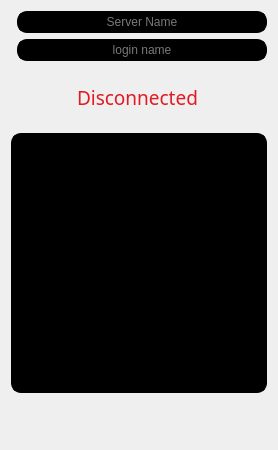
     <widget class="QFrame" name="verticalFrame_4">
      <property name="frameShape">
       <enum>QFrame::NoFrame</enum>
      </property>
      <property name="frameShadow">
       <enum>QFrame::Raised</enum>
      </property>
      <property name="lineWidth">
       <number>3</number>
      </property>
      <layout class="QVBoxLayout" name="sideBarLayout">
       <item>
        <layout class="QVBoxLayout" name="verticalLayout_2">
         <item>
          <layout class="QVBoxLayout" name="connectionInfoLayout">
           <item>
            <layout class="QFormLayout" name="formLayout">
             <item row="0" column="1">
              <widget class="QLineEdit" name="servernameInput">
               <property name="palette">
                <palette>
                 <active>
                  <colorrole role="Button">
                   <brush brushstyle="SolidPattern">
                    <color alpha="255">
                     <red>0</red>
                     <green>0</green>
                     <blue>0</blue>
                    </color>
                   </brush>
                  </colorrole>
                  <colorrole role="Text">
                   <brush brushstyle="SolidPattern">
                    <color alpha="255">
                     <red>239</red>
                     <green>239</green>
                     <blue>239</blue>
                    </color>
                   </brush>
                  </colorrole>
                  <colorrole role="Base">
                   <brush brushstyle="SolidPattern">
                    <color alpha="255">
                     <red>0</red>
                     <green>0</green>
                     <blue>0</blue>
                    </color>
                   </brush>
                  </colorrole>
                  <colorrole role="Window">
                   <brush brushstyle="SolidPattern">
                    <color alpha="255">
                     <red>0</red>
                     <green>0</green>
                     <blue>0</blue>
                    </color>
                   </brush>
                  </colorrole>
                  <colorrole role="PlaceholderText">
                   <brush brushstyle="SolidPattern">
                    <color alpha="128">
                     <red>239</red>
                     <green>239</green>
                     <blue>239</blue>
                    </color>
                   </brush>
                  </colorrole>
                 </active>
                 <inactive>
                  <colorrole role="Button">
                   <brush brushstyle="SolidPattern">
                    <color alpha="255">
                     <red>0</red>
                     <green>0</green>
                     <blue>0</blue>
                    </color>
                   </brush>
                  </colorrole>
                  <colorrole role="Text">
                   <brush brushstyle="SolidPattern">
                    <color alpha="255">
                     <red>239</red>
                     <green>239</green>
                     <blue>239</blue>
                    </color>
                   </brush>
                  </colorrole>
                  <colorrole role="Base">
                   <brush brushstyle="SolidPattern">
                    <color alpha="255">
                     <red>0</red>
                     <green>0</green>
                     <blue>0</blue>
                    </color>
                   </brush>
                  </colorrole>
                  <colorrole role="Window">
                   <brush brushstyle="SolidPattern">
                    <color alpha="255">
                     <red>0</red>
                     <green>0</green>
                     <blue>0</blue>
                    </color>
                   </brush>
                  </colorrole>
                  <colorrole role="PlaceholderText">
                   <brush brushstyle="SolidPattern">
                    <color alpha="128">
                     <red>239</red>
                     <green>239</green>
                     <blue>239</blue>
                    </color>
                   </brush>
                  </colorrole>
                 </inactive>
                 <disabled>
                  <colorrole role="Button">
                   <brush brushstyle="SolidPattern">
                    <color alpha="255">
                     <red>0</red>
                     <green>0</green>
                     <blue>0</blue>
                    </color>
                   </brush>
                  </colorrole>
                  <colorrole role="Text">
                   <brush brushstyle="SolidPattern">
                    <color alpha="255">
                     <red>190</red>
                     <green>190</green>
                     <blue>190</blue>
                    </color>
                   </brush>
                  </colorrole>
                  <colorrole role="Base">
                   <brush brushstyle="SolidPattern">
                    <color alpha="255">
                     <red>0</red>
                     <green>0</green>
                     <blue>0</blue>
                    </color>
                   </brush>
                  </colorrole>
                  <colorrole role="Window">
                   <brush brushstyle="SolidPattern">
                    <color alpha="255">
                     <red>0</red>
                     <green>0</green>
                     <blue>0</blue>
                    </color>
                   </brush>
                  </colorrole>
                  <colorrole role="PlaceholderText">
                   <brush brushstyle="SolidPattern">
                    <color alpha="128">
                     <red>0</red>
                     <green>0</green>
                     <blue>0</blue>
                    </color>
                   </brush>
                  </colorrole>
                 </disabled>
                </palette>
               </property>
               <property name="focusPolicy">
                <enum>Qt::ClickFocus</enum>
               </property>
               <property name="contextMenuPolicy">
                <enum>Qt::DefaultContextMenu</enum>
               </property>
               <property name="autoFillBackground">
                <bool>false</bool>
               </property>
               <property name="styleSheet">
                <string notr="true">QLineEdit{
	border-radius: 10px;
	border: 3px solid black;
	background-color: black;
}

QLineEdit:focus {
	border: 3px solid rgb(53, 132, 228);
}

</string>
               </property>
               <property name="inputMethodHints">
                <set>Qt::ImhNone</set>
               </property>
               <property name="text">
                <string/>
               </property>
               <property name="frame">
                <bool>true</bool>
               </property>
               <property name="alignment">
                <set>Qt::AlignCenter</set>
               </property>
               <property name="placeholderText">
                <string>Server Name</string>
               </property>
               <property name="clearButtonEnabled">
                <bool>false</bool>
               </property>
              </widget>
             </item>
             <item row="1" column="1">
              <widget class="QLineEdit" name="usernameInput">
               <property name="palette">
                <palette>
                 <active>
                  <colorrole role="Button">
                   <brush brushstyle="SolidPattern">
                    <color alpha="255">
                     <red>0</red>
                     <green>0</green>
                     <blue>0</blue>
                    </color>
                   </brush>
                  </colorrole>
                  <colorrole role="Text">
                   <brush brushstyle="SolidPattern">
                    <color alpha="255">
                     <red>239</red>
                     <green>239</green>
                     <blue>239</blue>
                    </color>
                   </brush>
                  </colorrole>
                  <colorrole role="Base">
                   <brush brushstyle="SolidPattern">
                    <color alpha="255">
                     <red>0</red>
                     <green>0</green>
                     <blue>0</blue>
                    </color>
                   </brush>
                  </colorrole>
                  <colorrole role="Window">
                   <brush brushstyle="SolidPattern">
                    <color alpha="255">
                     <red>0</red>
                     <green>0</green>
                     <blue>0</blue>
                    </color>
                   </brush>
                  </colorrole>
                  <colorrole role="PlaceholderText">
                   <brush brushstyle="SolidPattern">
                    <color alpha="128">
                     <red>239</red>
                     <green>239</green>
                     <blue>239</blue>
                    </color>
                   </brush>
                  </colorrole>
                 </active>
                 <inactive>
                  <colorrole role="Button">
                   <brush brushstyle="SolidPattern">
                    <color alpha="255">
                     <red>0</red>
                     <green>0</green>
                     <blue>0</blue>
                    </color>
                   </brush>
                  </colorrole>
                  <colorrole role="Text">
                   <brush brushstyle="SolidPattern">
                    <color alpha="255">
                     <red>239</red>
                     <green>239</green>
                     <blue>239</blue>
                    </color>
                   </brush>
                  </colorrole>
                  <colorrole role="Base">
                   <brush brushstyle="SolidPattern">
                    <color alpha="255">
                     <red>0</red>
                     <green>0</green>
                     <blue>0</blue>
                    </color>
                   </brush>
                  </colorrole>
                  <colorrole role="Window">
                   <brush brushstyle="SolidPattern">
                    <color alpha="255">
                     <red>0</red>
                     <green>0</green>
                     <blue>0</blue>
                    </color>
                   </brush>
                  </colorrole>
                  <colorrole role="PlaceholderText">
                   <brush brushstyle="SolidPattern">
                    <color alpha="128">
                     <red>239</red>
                     <green>239</green>
                     <blue>239</blue>
                    </color>
                   </brush>
                  </colorrole>
                 </inactive>
                 <disabled>
                  <colorrole role="Button">
                   <brush brushstyle="SolidPattern">
                    <color alpha="255">
                     <red>0</red>
                     <green>0</green>
                     <blue>0</blue>
                    </color>
                   </brush>
                  </colorrole>
                  <colorrole role="Text">
                   <brush brushstyle="SolidPattern">
                    <color alpha="255">
                     <red>190</red>
                     <green>190</green>
                     <blue>190</blue>
                    </color>
                   </brush>
                  </colorrole>
                  <colorrole role="Base">
                   <brush brushstyle="SolidPattern">
                    <color alpha="255">
                     <red>0</red>
                     <green>0</green>
                     <blue>0</blue>
                    </color>
                   </brush>
                  </colorrole>
                  <colorrole role="Window">
                   <brush brushstyle="SolidPattern">
                    <color alpha="255">
                     <red>0</red>
                     <green>0</green>
                     <blue>0</blue>
                    </color>
                   </brush>
                  </colorrole>
                  <colorrole role="PlaceholderText">
                   <brush brushstyle="SolidPattern">
                    <color alpha="128">
                     <red>0</red>
                     <green>0</green>
                     <blue>0</blue>
                    </color>
                   </brush>
                  </colorrole>
                 </disabled>
                </palette>
               </property>
               <property name="focusPolicy">
                <enum>Qt::ClickFocus</enum>
               </property>
               <property name="styleSheet">
                <string notr="true">QLineEdit{
	border-radius: 10px;
	border: 3px solid black;
	background-color: black;
}

QLineEdit:focus {
	border: 3px solid rgb(53, 132, 228);
}

</string>
               </property>
               <property name="text">
                <string/>
               </property>
               <property name="alignment">
                <set>Qt::AlignCenter</set>
               </property>
               <property name="placeholderText">
                <string>login name</string>
               </property>
               <property name="clearButtonEnabled">
                <bool>false</bool>
               </property>
              </widget>
             </item>
            </layout>
           </item>
           <item>
            <layout class="QHBoxLayout" name="horizontalLayout">
             <item>
              <widget class="QPushButton" name="connectButton">
               <property name="minimumSize">
                <size>
                 <width>60</width>
                 <height>60</height>
                </size>
               </property>
               <property name="maximumSize">
                <size>
                 <width>60</width>
                 <height>60</height>
                </size>
               </property>
               <property name="palette">
                <palette>
                 <active/>
                 <inactive/>
                 <disabled/>
                </palette>
               </property>
               <property name="font">
                <font>
                 <family>Fira Sans</family>
                 <pointsize>12</pointsize>
                </font>
               </property>
               <property name="styleSheet">
                <string notr="true">border: 10px;
</string>
               </property>
               <property name="text">
                <string/>
               </property>
               <property name="icon">
                <iconset>
                 <normaloff>system-off.png</normaloff>
                 <normalon>system-on.png</normalon>system-off.png</iconset>
               </property>
               <property name="iconSize">
                <size>
                 <width>40</width>
                 <height>40</height>
                </size>
               </property>
               <property name="checkable">
                <bool>false</bool>
               </property>
               <property name="checked">
                <bool>false</bool>
               </property>
               <property name="autoDefault">
                <bool>false</bool>
               </property>
              </widget>
             </item>
             <item>
              <widget class="QLabel" name="connectionLabel">
               <property name="palette">
                <palette>
                 <active>
                  <colorrole role="WindowText">
                   <brush brushstyle="SolidPattern">
                    <color alpha="255">
                     <red>224</red>
                     <green>27</green>
                     <blue>36</blue>
                    </color>
                   </brush>
                  </colorrole>
                  <colorrole role="Text">
                   <brush brushstyle="SolidPattern">
                    <color alpha="255">
                     <red>192</red>
                     <green>28</green>
                     <blue>40</blue>
                    </color>
                   </brush>
                  </colorrole>
                  <colorrole role="PlaceholderText">
                   <brush brushstyle="SolidPattern">
                    <color alpha="128">
                     <red>192</red>
                     <green>28</green>
                     <blue>40</blue>
                    </color>
                   </brush>
                  </colorrole>
                 </active>
                 <inactive>
                  <colorrole role="WindowText">
                   <brush brushstyle="SolidPattern">
                    <color alpha="255">
                     <red>224</red>
                     <green>27</green>
                     <blue>36</blue>
                    </color>
                   </brush>
                  </colorrole>
                  <colorrole role="Text">
                   <brush brushstyle="SolidPattern">
                    <color alpha="255">
                     <red>192</red>
                     <green>28</green>
                     <blue>40</blue>
                    </color>
                   </brush>
                  </colorrole>
                  <colorrole role="PlaceholderText">
                   <brush brushstyle="SolidPattern">
                    <color alpha="128">
                     <red>192</red>
                     <green>28</green>
                     <blue>40</blue>
                    </color>
                   </brush>
                  </colorrole>
                 </inactive>
                 <disabled>
                  <colorrole role="WindowText">
                   <brush brushstyle="SolidPattern">
                    <color alpha="255">
                     <red>190</red>
                     <green>190</green>
                     <blue>190</blue>
                    </color>
                   </brush>
                  </colorrole>
                  <colorrole role="Text">
                   <brush brushstyle="SolidPattern">
                    <color alpha="255">
                     <red>190</red>
                     <green>190</green>
                     <blue>190</blue>
                    </color>
                   </brush>
                  </colorrole>
                  <colorrole role="PlaceholderText">
                   <brush brushstyle="SolidPattern">
                    <color alpha="128">
                     <red>0</red>
                     <green>0</green>
                     <blue>0</blue>
                    </color>
                   </brush>
                  </colorrole>
                 </disabled>
                </palette>
               </property>
               <property name="font">
                <font>
                 <family>Fira Sans</family>
                 <pointsize>14</pointsize>
                </font>
               </property>
               <property name="text">
                <string>Disconnected</string>
               </property>
              </widget>
             </item>
             <item>
              <spacer name="horizontalSpacer">
               <property name="orientation">
                <enum>Qt::Horizontal</enum>
               </property>
               <property name="sizeHint" stdset="0">
                <size>
                 <width>40</width>
                 <height>20</height>
                </size>
               </property>
              </spacer>
             </item>
             <item>
              <widget class="QLabel" name="label">
               <property name="text">
                <string/>
               </property>
              </widget>
             </item>
            </layout>
           </item>
          </layout>
         </item>
         <item>
          <widget class="QListWidget" name="activeConversationList">
           <property name="sizePolicy">
            <sizepolicy hsizetype="MinimumExpanding" vsizetype="MinimumExpanding">
             <horstretch>0</horstretch>
             <verstretch>0</verstretch>
            </sizepolicy>
           </property>
           <property name="minimumSize">
            <size>
             <width>0</width>
             <height>260</height>
            </size>
           </property>
           <property name="palette">
            <palette>
             <active>
              <colorrole role="WindowText">
               <brush brushstyle="SolidPattern">
                <color alpha="255">
                 <red>255</red>
                 <green>255</green>
                 <blue>255</blue>
                </color>
               </brush>
              </colorrole>
              <colorrole role="Button">
               <brush brushstyle="SolidPattern">
                <color alpha="255">
                 <red>0</red>
                 <green>0</green>
                 <blue>0</blue>
                </color>
               </brush>
              </colorrole>
              <colorrole role="Text">
               <brush brushstyle="SolidPattern">
                <color alpha="255">
                 <red>255</red>
                 <green>255</green>
                 <blue>255</blue>
                </color>
               </brush>
              </colorrole>
              <colorrole role="ButtonText">
               <brush brushstyle="SolidPattern">
                <color alpha="255">
                 <red>255</red>
                 <green>255</green>
                 <blue>255</blue>
                </color>
               </brush>
              </colorrole>
              <colorrole role="Base">
               <brush brushstyle="SolidPattern">
                <color alpha="255">
                 <red>0</red>
                 <green>0</green>
                 <blue>0</blue>
                </color>
               </brush>
              </colorrole>
              <colorrole role="Window">
               <brush brushstyle="SolidPattern">
                <color alpha="255">
                 <red>0</red>
                 <green>0</green>
                 <blue>0</blue>
                </color>
               </brush>
              </colorrole>
              <colorrole role="AlternateBase">
               <brush brushstyle="SolidPattern">
                <color alpha="255">
                 <red>255</red>
                 <green>255</green>
                 <blue>255</blue>
                </color>
               </brush>
              </colorrole>
              <colorrole role="PlaceholderText">
               <brush brushstyle="SolidPattern">
                <color alpha="128">
                 <red>255</red>
                 <green>255</green>
                 <blue>255</blue>
                </color>
               </brush>
              </colorrole>
             </active>
             <inactive>
              <colorrole role="WindowText">
               <brush brushstyle="SolidPattern">
                <color alpha="255">
                 <red>255</red>
                 <green>255</green>
                 <blue>255</blue>
                </color>
               </brush>
              </colorrole>
              <colorrole role="Button">
               <brush brushstyle="SolidPattern">
                <color alpha="255">
                 <red>0</red>
                 <green>0</green>
                 <blue>0</blue>
                </color>
               </brush>
              </colorrole>
              <colorrole role="Text">
               <brush brushstyle="SolidPattern">
                <color alpha="255">
                 <red>255</red>
                 <green>255</green>
                 <blue>255</blue>
                </color>
               </brush>
              </colorrole>
              <colorrole role="ButtonText">
               <brush brushstyle="SolidPattern">
                <color alpha="255">
                 <red>255</red>
                 <green>255</green>
                 <blue>255</blue>
                </color>
               </brush>
              </colorrole>
              <colorrole role="Base">
               <brush brushstyle="SolidPattern">
                <color alpha="255">
                 <red>0</red>
                 <green>0</green>
                 <blue>0</blue>
                </color>
               </brush>
              </colorrole>
              <colorrole role="Window">
               <brush brushstyle="SolidPattern">
                <color alpha="255">
                 <red>0</red>
                 <green>0</green>
                 <blue>0</blue>
                </color>
               </brush>
              </colorrole>
              <colorrole role="AlternateBase">
               <brush brushstyle="SolidPattern">
                <color alpha="255">
                 <red>255</red>
                 <green>255</green>
                 <blue>255</blue>
                </color>
               </brush>
              </colorrole>
              <colorrole role="PlaceholderText">
               <brush brushstyle="SolidPattern">
                <color alpha="128">
                 <red>255</red>
                 <green>255</green>
                 <blue>255</blue>
                </color>
               </brush>
              </colorrole>
             </inactive>
             <disabled>
              <colorrole role="WindowText">
               <brush brushstyle="SolidPattern">
                <color alpha="255">
                 <red>190</red>
                 <green>190</green>
                 <blue>190</blue>
                </color>
               </brush>
              </colorrole>
              <colorrole role="Button">
               <brush brushstyle="SolidPattern">
                <color alpha="255">
                 <red>0</red>
                 <green>0</green>
                 <blue>0</blue>
                </color>
               </brush>
              </colorrole>
              <colorrole role="Text">
               <brush brushstyle="SolidPattern">
                <color alpha="255">
                 <red>190</red>
                 <green>190</green>
                 <blue>190</blue>
                </color>
               </brush>
              </colorrole>
              <colorrole role="ButtonText">
               <brush brushstyle="SolidPattern">
                <color alpha="255">
                 <red>190</red>
                 <green>190</green>
                 <blue>190</blue>
                </color>
               </brush>
              </colorrole>
              <colorrole role="Base">
               <brush brushstyle="SolidPattern">
                <color alpha="255">
                 <red>0</red>
                 <green>0</green>
                 <blue>0</blue>
                </color>
               </brush>
              </colorrole>
              <colorrole role="Window">
               <brush brushstyle="SolidPattern">
                <color alpha="255">
                 <red>0</red>
                 <green>0</green>
                 <blue>0</blue>
                </color>
               </brush>
              </colorrole>
              <colorrole role="AlternateBase">
               <brush brushstyle="SolidPattern">
                <color alpha="255">
                 <red>255</red>
                 <green>255</green>
                 <blue>255</blue>
                </color>
               </brush>
              </colorrole>
              <colorrole role="PlaceholderText">
               <brush brushstyle="SolidPattern">
                <color alpha="128">
                 <red>0</red>
                 <green>0</green>
                 <blue>0</blue>
                </color>
               </brush>
              </colorrole>
             </disabled>
            </palette>
           </property>
           <property name="font">
            <font>
             <family>Fira Sans</family>
             <pointsize>12</pointsize>
            </font>
           </property>
           <property name="styleSheet">
            <string notr="true">border-radius: 10px;
border: 3px solid black; background-color: black;</string>
           </property>
           <property name="frameShape">
            <enum>QFrame::StyledPanel</enum>
           </property>
           <property name="frameShadow">
            <enum>QFrame::Sunken</enum>
           </property>
           <property name="lineWidth">
            <number>1</number>
           </property>
           <property name="layoutMode">
            <enum>QListView::SinglePass</enum>
           </property>
          </widget>
         </item>
         <item>
          <layout class="QHBoxLayout" name="conversationBuilderLayout">
           <item>
            <widget class="QPushButton" name="newConvoButton">
             <property name="enabled">
              <bool>false</bool>
             </property>
             <property name="minimumSize">
              <size>
               <width>50</width>
               <height>40</height>
              </size>
             </property>
             <property name="palette">
              <palette>
               <active/>
               <inactive/>
               <disabled/>
              </palette>
             </property>
             <property name="styleSheet">
              <string notr="true">	border-radius: 10px;
</string>
             </property>
             <property name="text">
              <string/>
             </property>
             <property name="icon">
              <iconset>
               <normaloff>new_message.png</normaloff>new_message.png</iconset>
             </property>
             <property name="iconSize">
              <size>
               <width>40</width>
               <height>40</height>
              </size>
             </property>
            </widget>
           </item>
           <item>
            <spacer name="horizontalSpacer_2">
             <property name="orientation">
              <enum>Qt::Horizontal</enum>
             </property>
             <property name="sizeHint" stdset="0">
              <size>
               <width>40</width>
               <height>20</height>
              </size>
             </property>
            </spacer>
           </item>
          </layout>
         </item>
        </layout>
       </item>
      </layout>
     </widget>
